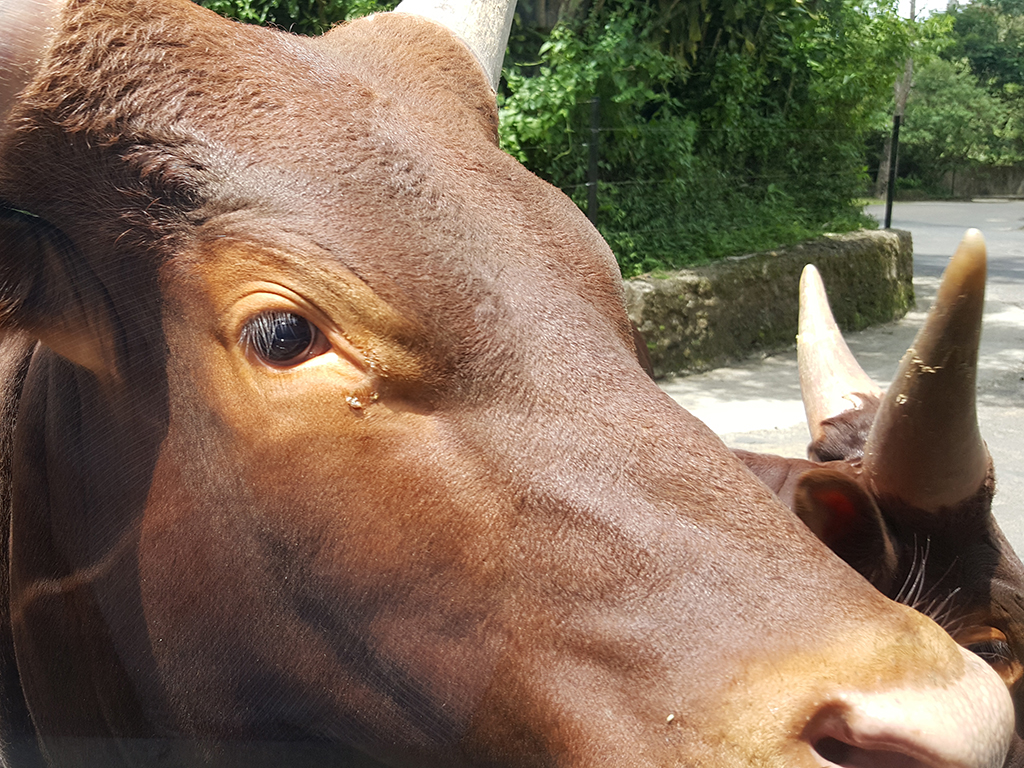
#> input picture images/ani1.jpg, 1024 x 768 px
$ python process_image.py --input ../images/ani1.jpg --output out.png
#> lines starting #> are read from the running program, lines starting #| are printed output that depends on the picture
### 1장/display_image.py
# -*- coding: utf-8 -*-
"""
Created on Tue Mar 15 14:37:06 2022

@author: dmz01
"""
from __future__ import print_function
import argparse
import cv2


def display_image(img):
    # 영상 정보 출력
    print("(rows, cols, ch): {}".format(img.shape))

    # 영상 출력을 위한 윈도우 생성
    cv2.namedWindow('image', cv2.WINDOW_NORMAL)

    # 윈도우에 영상 출력
    cv2.imshow('image', img)

    # 사용자 입력 대기
    cv2.waitKey(0)

    # 윈도우 파괴
    cv2.destroyAllWindows()


# [16 lines that do not run on import are left out]

### 1장/process_image.py
# -*- coding: utf-8 -*-
"""
Created on Tue Mar 15 15:06:18 2022

@author: dmz01
"""

from __future__ import print_function
import argparse
import cv2
import display_image


def process_image(image):
    result = cv2.GaussianBlur(image, (5, 5), 0)
    result = cv2.Canny(result, 100, 200)

    return result


if __name__ == '__main__':
    # 명령행 인자 처리
    ap = argparse.ArgumentParser()
    ap.add_argument("-i", "--input", required=True,
                    help="Path to the imput image")
    ap.add_argument("-o", "--output", required=True,
                    help="Path to the output image")
    args = vars(ap.parse_args())

    infile = args["input"]
    outfile = args["output"]

    # opencv를 사용하여 영상 데이터 로딩
    image = cv2.imread(infile, cv2.IMREAD_COLOR)
#> image is the input picture: shape (768, 1024, 3); mean B, G, R 87.3, 107.5, 128.3
    if image is None:
        print('{}: reading error'.format(infile))
    else:
        # 영상 블러링 및 캐니 에지 연산 수행
        result = process_image(image)
#> in process_image, `result = cv2.Canny(result, 100, 200)`:
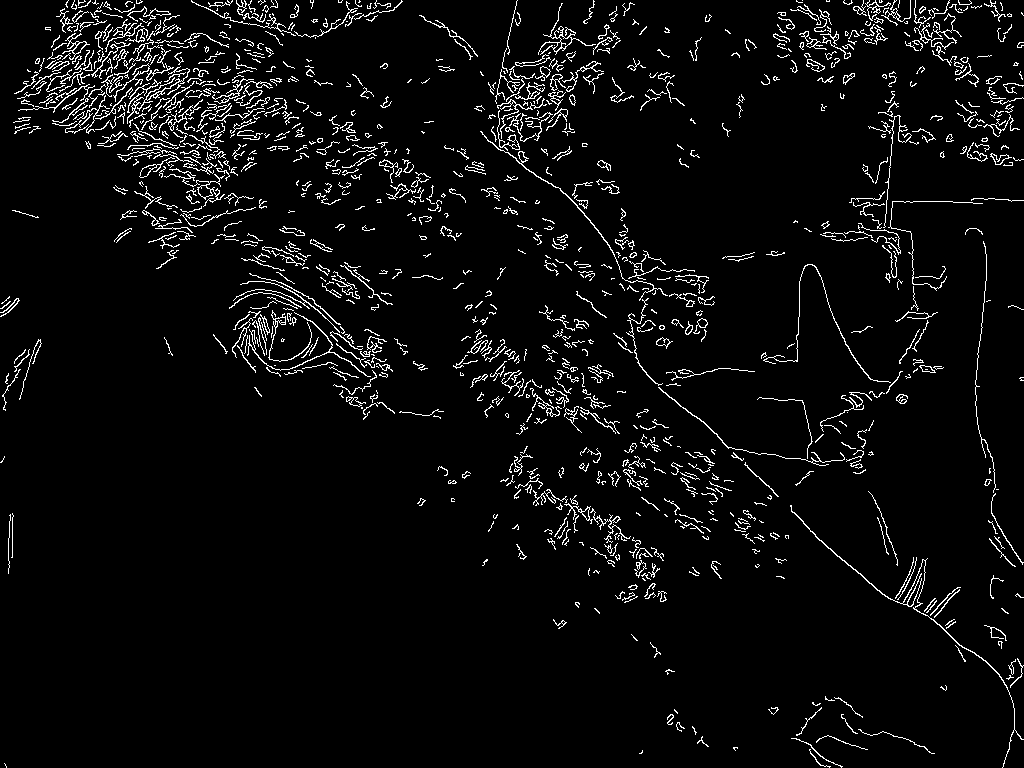
#> result: shape (768, 1024); 4.6% white in thin lines or dots

        # 윈도우에 영상 출력
        display_image.display_image(result)
#| (rows, cols, ch): (768, 1024)

        # 결과 영상을 새로운 이름으로 저장
        cv2.imwrite(outfile, result)

$ run again, on images/ani3.jpg
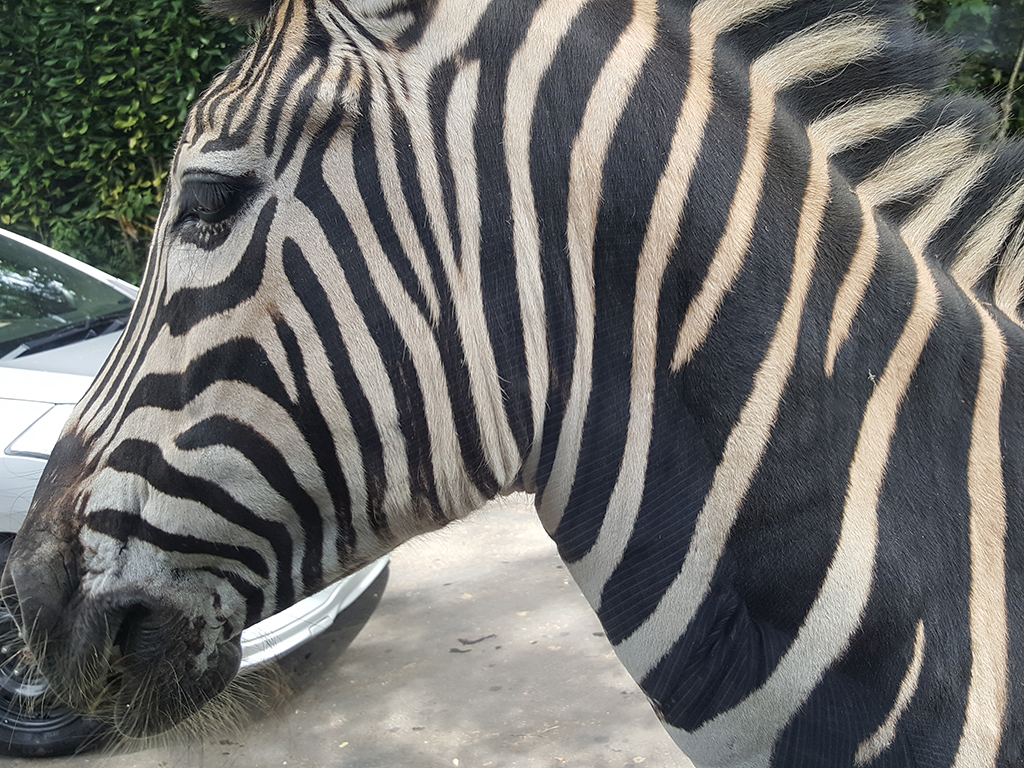
#> input picture images/ani3.jpg, 1024 x 768 px
#> image is the input picture: shape (768, 1024, 3); mean B, G, R 108.6, 111.4, 111.8
#> in process_image, `result = cv2.Canny(result, 100, 200)`:
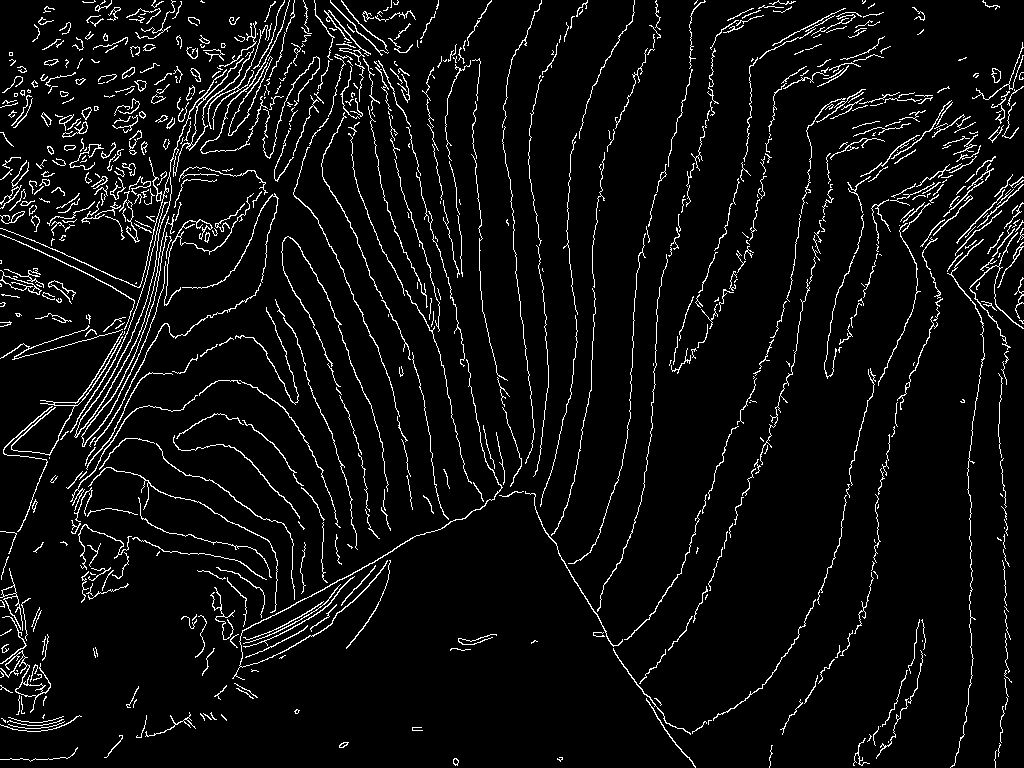
#> result: shape (768, 1024); 5.5% white in thin lines or dots
#| (rows, cols, ch): (768, 1024)

$ run again, on images/cable_roi1.jpg
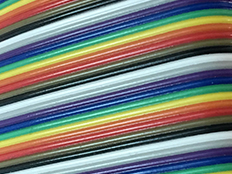
#> input picture images/cable_roi1.jpg, 232 x 174 px
#> image is the input picture: shape (174, 232, 3); mean B, G, R 119.7, 125.1, 120.9
#> in process_image, `result = cv2.GaussianBlur(image, (5, 5), 0)`:
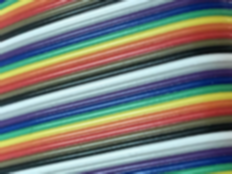
#> result: shape (174, 232, 3); mean B, G, R 119.7, 125.1, 120.9
#> in process_image, `result = cv2.Canny(result, 100, 200)`:
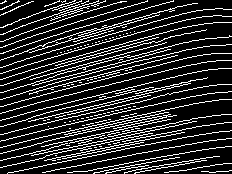
#> result: shape (174, 232); 19.2% white in thin lines or dots
#| (rows, cols, ch): (174, 232)

$ run again, on images/cable_roi2.jpg
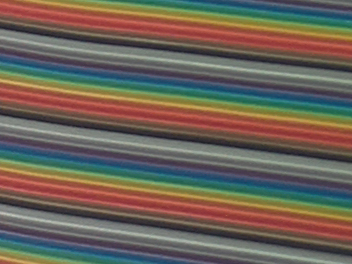
#> input picture images/cable_roi2.jpg, 352 x 264 px
#> image is the input picture: shape (264, 352, 3); mean B, G, R 87.8, 98.6, 108.5
#> in process_image, `result = cv2.Canny(result, 100, 200)`:
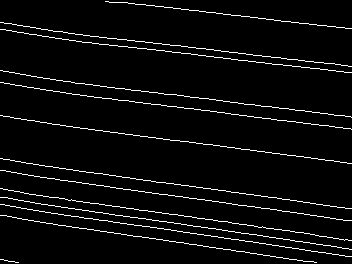
#> result: shape (264, 352); 4.4% white in thin lines or dots
#| (rows, cols, ch): (264, 352)
